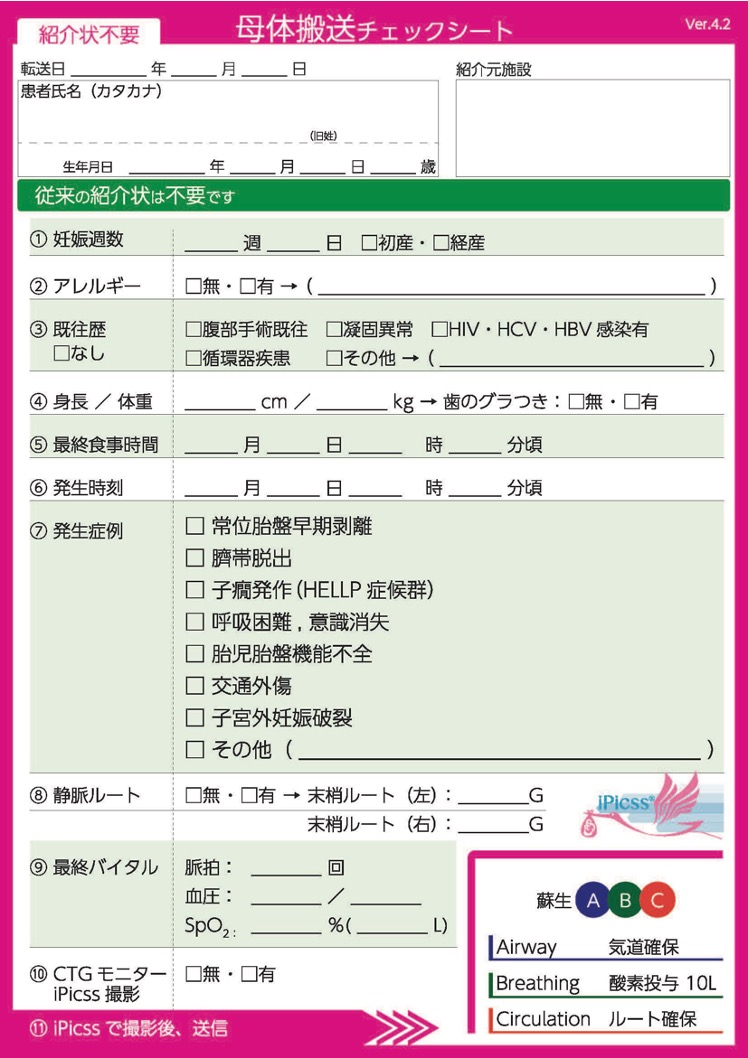
#> input picture sheet1.jpg, 748 x 1058 px
$ jupyter execute --allow-errors checkmark_detection.ipynb
#> lines starting #> are read from the running program, lines starting #| are printed output that depends on the picture
# ①ボックスのピクセル値の変化で判別する方法

[cell 1]
from typing import Final as const, Any
from dataclasses import dataclass
import numpy as np
#openCVによるチェックマークの認識テスト
import cv2
import matplotlib.patches as patches
import matplotlib.pyplot as plt
import japanize_matplotlib
from boxdetect.pipelines import get_checkboxes, get_boxes
from boxdetect import config

[cell 2]
#画像の取り込みとリサイズ
file_name: str = "../sheet1.jpg" #認識するシートのファイル名
size_wh: tuple[int, int] = (748, 1058)

image = cv2.imread(file_name)
#> image is the input picture: shape (1058, 748, 3); mean B, G, R 210.7, 208.1, 221.3
image = cv2.resize(image, size_wh)
image = cv2.cvtColor(image, cv2.COLOR_BGR2GRAY) #グレースケール化
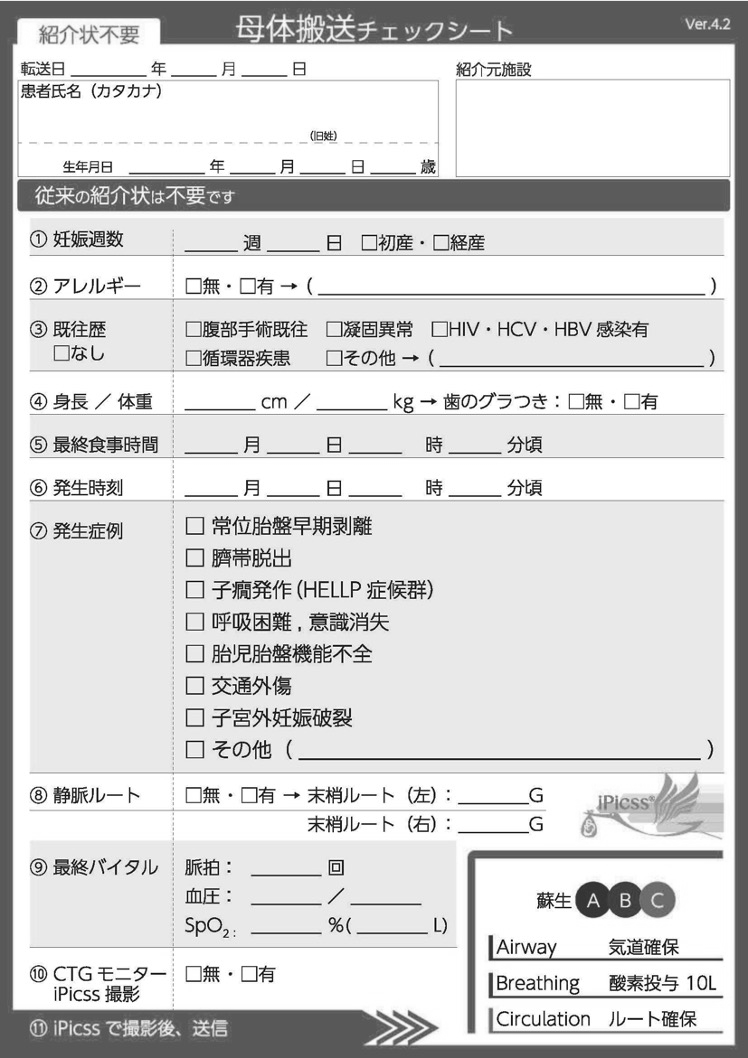
#> image: shape (1058, 748); min 0, max 255, mean 212.4

[cell 3]
# [8 lines left out: function plot_image, not called in this run]

def plot_img_flex(imgs: list[Any], plt_size: tuple[int, int] = (5, 5), title: str = None) -> None:
    """_summary_
    画像を横に並べて表示する
    """
    fig, axs = plt.subplots(1, len(imgs), figsize=plt_size)
    fig.suptitle(title)
    for i, img in enumerate(imgs):
        #index番号をつける
        axs[i].set_title(f"No.{i}")
        axs[i].imshow(img)
    plt.show()

## チェックボックスの認識

#> (a cell that did not finish here is left out)

#> (a cell that did not finish here is left out)

[cell 6]
# 認識したチェックボックスの画像を切り出して、管理しやすいようクラスで管理

rects: np.ndarray[np.ndarray[int]] #[[x1, y1, w, h], [x2, y2, w, h], ...]


# [8 lines left out: function get_checkbox_image, not called in this run]

@dataclass
class Checkbox:
    rect: np.ndarray[int] #元画像内での座標情報
    image: Any #切り出したチェックボックスの画像
    is_checked: bool = False #チェックマークが入っているかどうか

checkboxes: list[Checkbox] = []

#> (the rest of this cell did not finish here and is left out)

## チェックボックスのマーク判定処理

[cell 7]
#切り出したチェックボックスの外枠が、マーク有無の判定に影響するので、外枠を削除する
# [19 lines left out: function remove_frame, not called in this run]

[cell 8]
#判定しやすくするため、画像を2値化する関数を定義

from enum import Enum

class BinarySolution(Enum):
    """_summary_
    二値化の手法を定義
    """
    BINARY = cv2.THRESH_BINARY  # ピクセル値が閾値より大きい場合はmaxValに、それ以外の場合は0に設定します。
    BINARY_INV = cv2.THRESH_BINARY_INV  # ピクセル値が閾値より大きい場合は0に、それ以外の場合はmaxValに設定します。
    THRESH_TRUNC = cv2.THRESH_TRUNC  # ピクセル値が閾値より大きい場合は閾値に、それ以外の場合はそのままにします。
    THRESH_TOZERO = cv2.THRESH_TOZERO  # ピクセル値が閾値より大きい場合はそのままに、それ以外の場合は0に設定します。
    THRESH_TOZERO_INV = cv2.THRESH_TOZERO_INV  # ピクセル値が閾値より大きい場合は0に、それ以外の場合はそのままにします。


# [6 lines left out: function conv_binary, not called in this run]

[cell 9]
# 切り出した画像のピクセル値を2値化して、チェックマークがあるかどうかを判定する
# [22 lines left out: function is_mark, not called in this run]

[cell 10]
import copy
#検証のためcheckboxのリストをコピー
checkboxes_copy = copy.deepcopy(checkboxes)

#> (a cell that did not finish here is left out)

#> (a cell that did not finish here is left out)

#> (a cell that did not finish here is left out)

## 検証判定

[cell 14]
# チェックマークの有無を判定して、結果をプロット表示する
#TODO：OCRでテキスト認識するやつは除外するようにする。

#ハイパーパラメータ設定（枠内にチェックが塗られている割合・外枠をトリムするpx値）
MIN_THRESHOLD: const[float] = 0.03
MAX_THRESHOLD: const[float] = 0.5
TRIM_SIZE: const[int] = 1

#元画像を元のグレースケールに戻す
image = cv2.cvtColor(image, cv2.COLOR_GRAY2RGB)
#> image: shape (1058, 748, 3)
#> (the rest of this cell did not finish here and is left out)



for i, box in enumerate(checkboxes):

    box = conv_binary(box, 200)
    box = remove_frame(box, TRIM_SIZE)

    judge, mark_raito, box_img  = is_mark(box, MIN_THRESHOLD, MAX_THRESHOLD)
    #plot_image(box_img)
    if box.is_checked:
        print(f"No{i}. judge : {judge}, mark_raito : {mark_raito}")
        #plot_image(box_img, (10, 10))
        plot_color = (255,0,0)
        #元画像にチェックマークの有無をプロット
        x, y, w, h = box.rect
        cv2.rectangle(image, (x, y), (x+w, y+h), plot_color, 2)
    else:
        #plot_color = (0,0,255)
        pass

#結果を表示（true:赤）
plot_image(image, (10, 10))


$ run again, with sheet2.jpg copied over sheet1.jpg
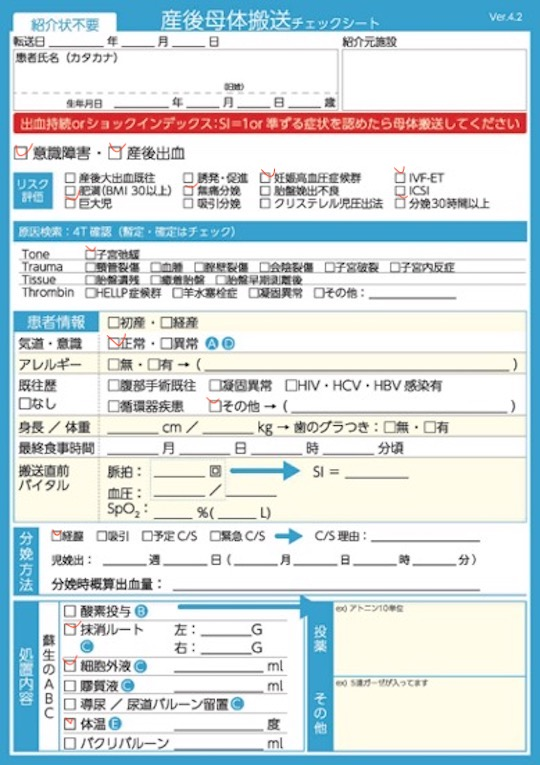
#> input picture sheet2.jpg, 540 x 765 px
#> image is the input picture: shape (765, 540, 3); mean B, G, R 223.1, 220.3, 209.7
#> `image = cv2.cvtColor(image, cv2.COLOR_BGR2GRAY)`:
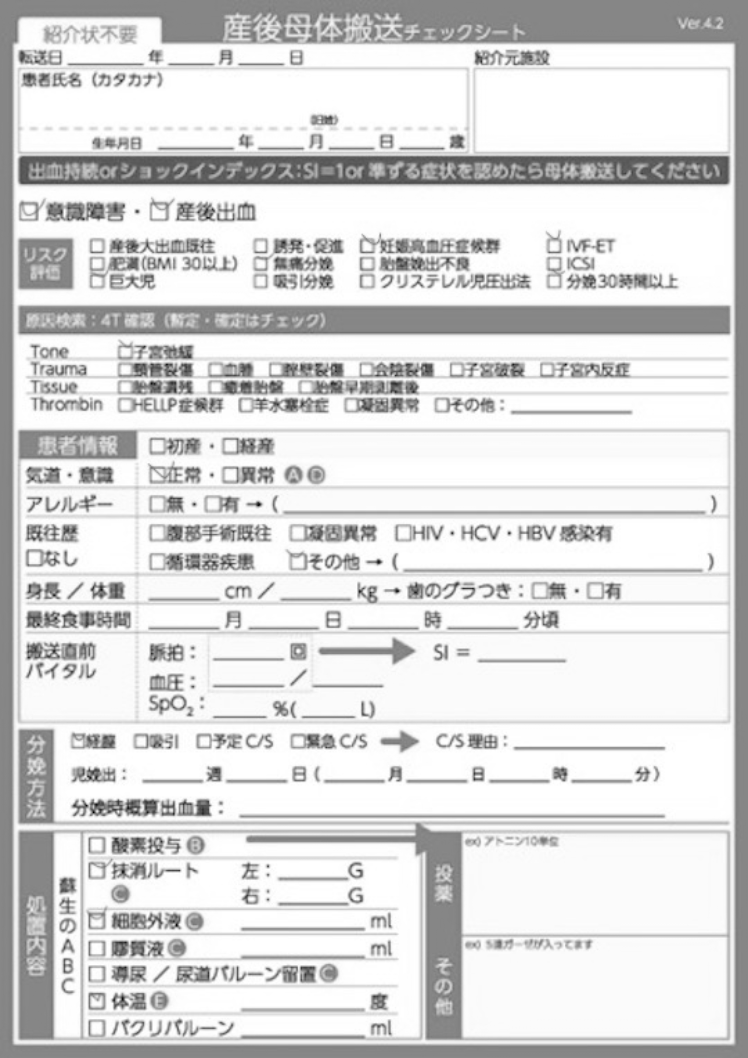
#> image: shape (1058, 748); min 1, max 255, mean 217.4

$ run again, with DSC_0456.jpg copied over sheet1.jpg
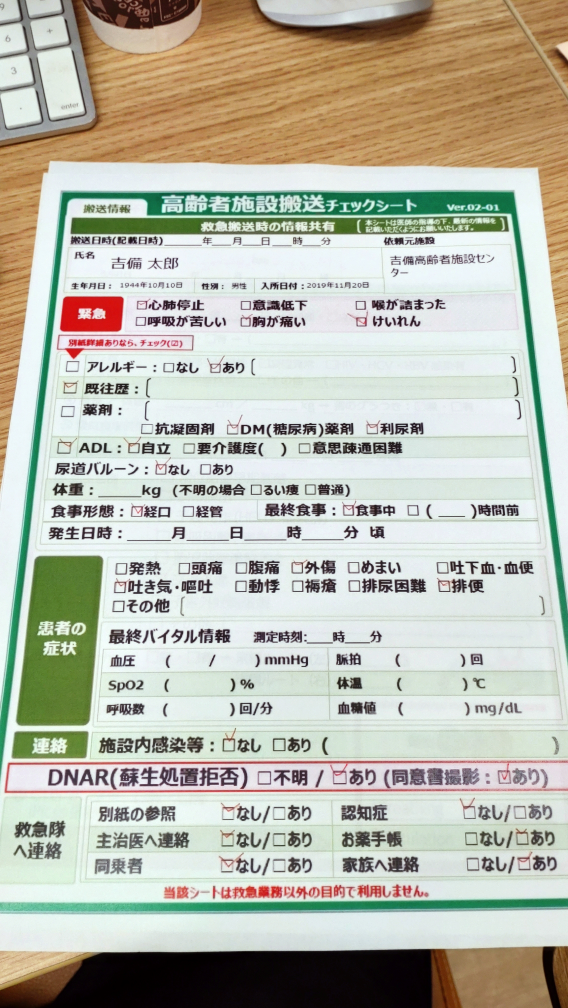
#> input picture DSC_0456.jpg, 2272 x 4032 px (shown at 1/4 size)
#> image is the input picture: shape (4032, 2272, 3); mean B, G, R 172.6, 186.3, 185.8
#> `image = cv2.resize(image, size_wh)`:
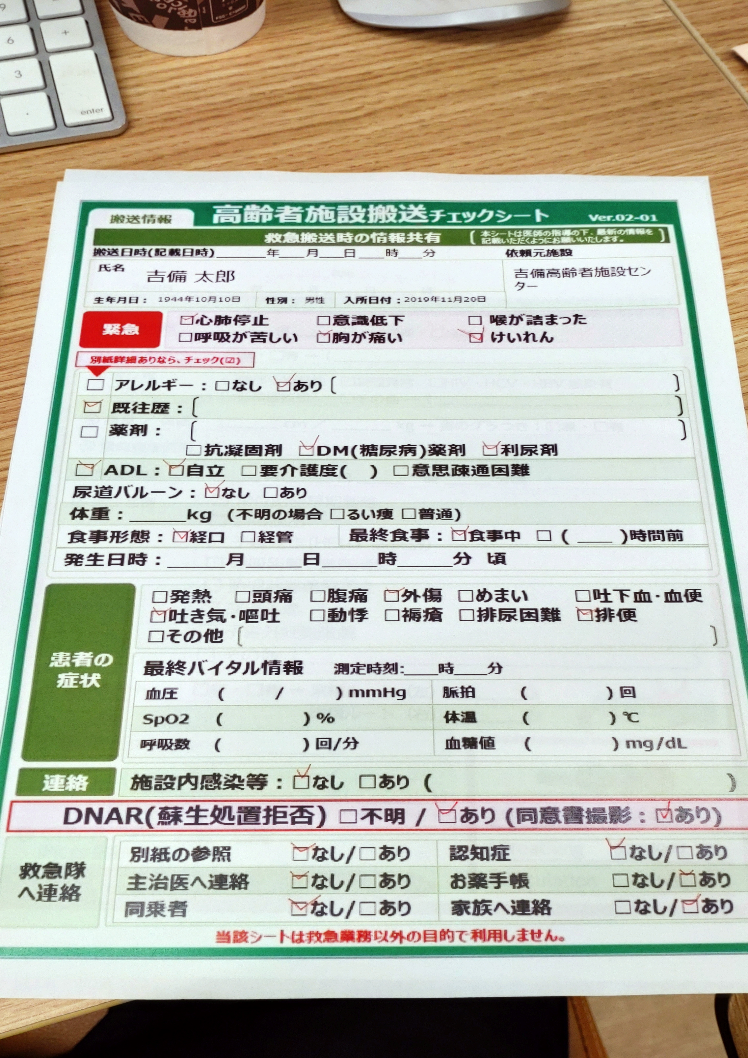
#> image: shape (1058, 748, 3); mean B, G, R 172.4, 186.2, 185.7
#> `image = cv2.cvtColor(image, cv2.COLOR_BGR2GRAY)`:
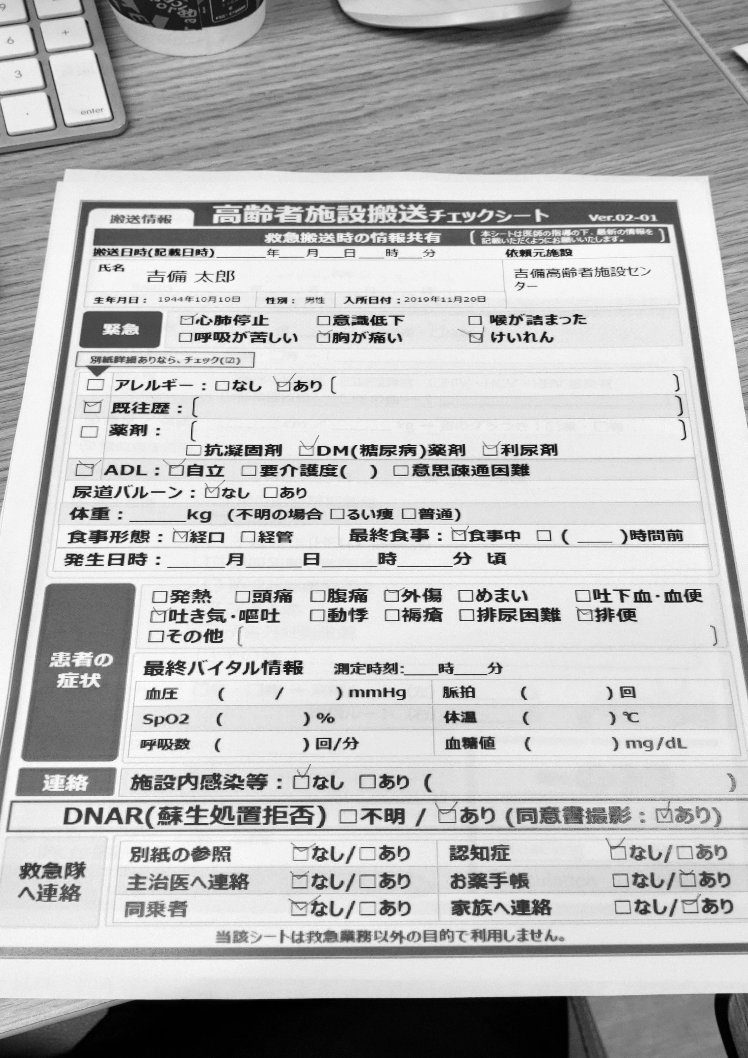
#> image: shape (1058, 748); min 0, max 253, mean 184.5
